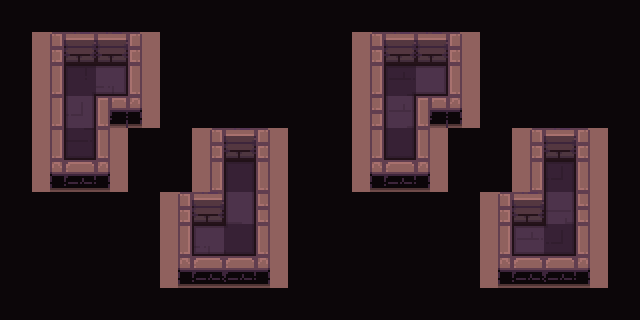

The image is a tile-based game level rendered from a .tmx file. Its description and complete source (layers, tilesets, objects, tile grids) follow:
An orthogonal 20x10 tile map with 32x32 px tiles, 4 tile layers (path, types, ground, floor_shadow), 1 hidden layer not drawn and 9 objects (5x hero, 3x bonfire, frame).

<map version="1.2" tiledversion="2019.03.13" orientation="orthogonal" renderorder="right-down" width="20" height="10" tilewidth="32" tileheight="32" infinite="0" nextlayerid="147" nextobjectid="26">
 <tileset firstgid="1" name="tileset" tilewidth="32" tileheight="32" spacing="2" margin="1" tilecount="200" columns="10">
  <image source="tileset.png" trans="000000" width="340" height="680" />
  <terraintypes>
   <terrain name="floor" tile="79" />
   <terrain name="wall" tile="69" />
   <terrain name="hole" tile="78" />
   <terrain name="infected" tile="77" />
  </terraintypes>
 </tileset>
 <layer id="142" name="checkers" width="20" height="10" visible="0">
  <data encoding="csv">
0,69,0,69,0,69,0,69,0,69,0,69,0,69,0,69,0,69,0,69,
69,0,69,0,69,0,69,0,69,0,69,0,69,0,69,0,69,0,69,0,
0,69,0,69,0,69,0,69,0,69,0,69,0,69,0,69,0,69,0,69,
69,0,69,0,69,0,69,0,69,0,69,0,69,0,69,0,69,0,69,0,
0,69,0,69,0,69,0,69,0,69,0,69,0,69,0,69,0,69,0,69,
69,0,69,0,69,0,69,0,69,0,69,0,69,0,69,0,69,0,69,0,
0,69,0,69,0,69,0,69,0,69,0,69,0,69,0,69,0,69,0,69,
69,0,69,0,69,0,69,0,69,0,69,0,69,0,69,0,69,0,69,0,
0,69,0,69,0,69,0,69,0,69,0,69,0,69,0,69,0,69,0,69,
69,0,69,0,69,0,69,0,69,0,69,0,69,0,69,0,69,0,69,0
</data>
 </layer>
 <layer id="143" name="path" width="20" height="10">
  <data encoding="csv">
0,0,0,0,0,0,0,0,0,0,0,0,0,0,0,0,0,0,0,0,
0,0,0,0,0,0,0,0,0,0,0,0,0,0,0,0,0,0,0,0,
0,0,80,80,0,0,0,0,0,0,0,0,80,80,0,0,0,0,0,0,
0,0,80,0,0,0,0,0,0,0,0,0,80,0,0,0,0,0,0,0,
0,0,80,0,0,0,0,0,0,0,0,0,80,0,0,0,0,0,0,0,
0,0,0,0,0,0,0,80,0,0,0,0,0,0,0,0,0,80,0,0,
0,0,0,0,0,0,0,80,0,0,0,0,0,0,0,0,0,80,0,0,
0,0,0,0,0,0,80,80,0,0,0,0,0,0,0,0,80,80,0,0,
0,0,0,0,0,0,0,0,0,0,0,0,0,0,0,0,0,0,0,0,
0,0,0,0,0,0,0,0,0,0,0,0,0,0,0,0,0,0,0,0
</data>
 </layer>
 <objectgroup id="14" name="camera">
  <object id="12" name="frame" type="frame" x="50.056" y="30.771" width="540.693" height="240.117" />
 </objectgroup>
 <objectgroup id="2" name="objects">
  <object id="25" name="hero" type="hero" x="561.858" y="184.423">
   <properties>
    <property name="initialDirection" value="w" />
   </properties>
   <point />
  </object>
  <object id="9" name="hero" type="hero" x="526.858" y="248.423">
   <properties>
    <property name="initialDirection" value="e" />
   </properties>
   <point />
  </object>
  <object id="11" name="bonfire" type="bonfire" x="396.972" y="149.459">
   <point />
  </object>
  <object id="13" name="bonfire" type="bonfire" x="79.773" y="152.83">
   <point />
  </object>
  <object id="15" name="bonfire" type="bonfire" x="239.601" y="179.981">
   <point />
  </object>
  <object id="16" name="hero" type="hero" x="112.305" y="85.633">
   <properties>
    <property name="initialDirection" value="w" />
   </properties>
   <point />
  </object>
  <object id="17" name="hero" type="hero" x="433.19" y="87.601">
   <properties>
    <property name="initialDirection" value="w" />
   </properties>
   <point />
  </object>
  <object id="23" name="hero" type="hero" x="204.79" y="247.685">
   <properties>
    <property name="initialDirection" value="e" />
   </properties>
   <point />
  </object>
 </objectgroup>
 <layer id="144" name="types" width="20" height="10">
  <data encoding="csv">
79,79,79,79,79,79,79,79,79,79,79,79,79,79,79,79,79,79,79,79,
79,70,70,70,70,79,79,79,79,79,79,70,70,70,70,79,79,79,79,79,
79,70,80,80,70,79,79,79,79,79,79,70,80,80,70,79,79,79,79,79,
79,70,80,70,70,79,79,79,79,79,79,70,80,70,70,79,79,79,79,79,
79,70,80,70,79,79,70,70,70,79,79,70,80,70,79,79,70,70,70,79,
79,70,70,70,79,79,70,80,70,79,79,70,70,70,79,79,70,80,70,79,
79,79,79,79,79,70,70,80,70,79,79,79,79,79,79,70,70,80,70,79,
79,79,79,79,79,70,80,80,70,79,79,79,79,79,79,70,80,80,70,79,
79,79,79,79,79,70,70,70,70,79,79,79,79,79,79,70,70,70,70,79,
79,79,79,79,79,79,79,79,79,79,79,79,79,79,79,79,79,79,79,79
</data>
 </layer>
 <layer id="145" name="ground" width="20" height="10">
  <data encoding="csv">
0,0,0,0,0,0,0,0,0,0,0,0,0,0,0,0,0,0,0,0,
0,1,2,2,6,0,0,0,0,0,0,1,2,2,6,0,0,0,0,0,
0,11,40,144,36,0,0,0,0,0,0,11,39,131,36,0,0,0,0,0,
0,11,151,51,46,0,0,0,0,0,0,21,153,51,46,0,0,0,0,0,
0,31,28,36,0,0,1,2,6,0,0,31,19,36,0,0,1,2,6,0,
0,41,42,46,0,0,11,19,16,0,0,41,42,46,0,0,11,37,16,0,
0,0,0,0,0,1,2,134,26,0,0,0,0,0,0,1,2,152,26,0,
0,0,0,0,0,31,144,20,36,0,0,0,0,0,0,31,153,37,36,0,
0,0,0,0,0,41,42,45,46,0,0,0,0,0,0,41,42,45,46,0,
0,0,0,0,0,0,0,0,0,0,0,0,0,0,0,0,0,0,0,0
</data>
 </layer>
 <layer id="146" name="floor_shadow" width="20" height="10">
  <data encoding="csv">
0,0,0,0,0,0,0,0,0,0,0,0,0,0,0,0,0,0,0,0,
0,0,0,0,0,0,0,0,0,0,0,0,0,0,0,0,0,0,0,0,
0,0,81,76,0,0,0,0,0,0,0,0,81,76,0,0,0,0,0,0,
0,0,66,0,0,0,0,0,0,0,0,0,66,0,0,0,0,0,0,0,
0,0,67,0,0,0,0,0,0,0,0,0,67,0,0,0,0,0,0,0,
0,0,0,0,0,0,0,75,0,0,0,0,0,0,0,0,0,75,0,0,
0,0,0,0,0,0,0,66,0,0,0,0,0,0,0,0,0,66,0,0,
0,0,0,0,0,0,77,83,0,0,0,0,0,0,0,0,77,83,0,0,
0,0,0,0,0,0,0,0,0,0,0,0,0,0,0,0,0,0,0,0,
0,0,0,0,0,0,0,0,0,0,0,0,0,0,0,0,0,0,0,0
</data>
 </layer>
</map>
